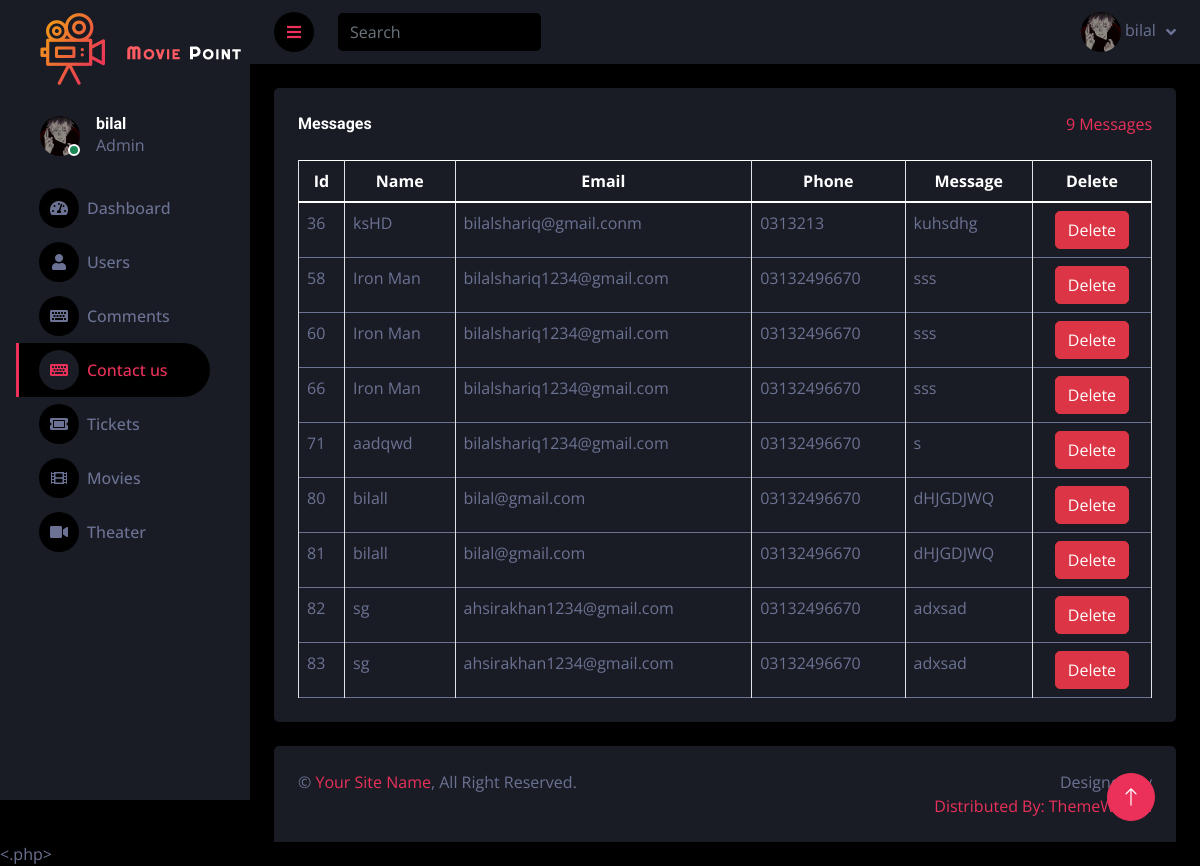
/dashboard/message.php (signed in), run on the app's committed database.
### tables this page shows
CREATE TABLE `messagebox` (
  `id` int(11) NOT NULL,
  `name` varchar(50) NOT NULL,
  `email` varchar(50) NOT NULL,
  `phone` varchar(50) NOT NULL,
  `message` varchar(300) NOT NULL
);

### dashboard/message.php (the view, shortened to what this page needs)
<!DOCTYPE HTML>
<html lang="zxx">
<head>
<?php
include "conect.php";
$sql = "SELECT * FROM `messagebox`";
$result = $connection->query($sql);
$sqll = "SELECT COUNT(*) as total_message FROM `messagebox`";
$result2 = $connection->query($sqll);
if ($result2->num_rows > 0) {
    $mes = $result2->fetch_assoc();
    } else {
    echo "0 Comments";
    }
?>
<?php
include 'conect.php';
$rows = mysqli_query($connection, "SELECT userimage FROM `login` WHERE username = '" . $_SESSION['username'] . "'");
?>
    <link href="https://cdnjs.cloudflare.com/ajax/libs/font-awesome/5.10.0/css/all.min.css" rel="stylesheet">
    <link href="https://cdn.jsdelivr.net/npm/bootstrap-icons@1.4.1/font/bootstrap-icons.css" rel="stylesheet">
    <link href="lib/owlcarousel/assets/owl.carousel.min.css" rel="stylesheet">
    <link href="lib/tempusdominus/css/tempusdominus-bootstrap-4.min.css" rel="stylesheet" />
    <link href="css/bootstrap.min.css" rel="stylesheet">
    <link href="css/style.css" rel="stylesheet">
</head>
<body>
    <div class="container-fluid position-relative d-flex p-0">
        <div class="sidebar pe-4 pb-3">
            <nav class="navbar bg-secondary navbar-dark">
                <a href="dashboard.php" class="navbar-brand mx-4 mb-3">
                    <h3 class="text-primary"><img src="./img/logo.png" alt=""></h3>
                </a>
                <div class="d-flex align-items-center ms-4 mb-4">
                    <div class="position-relative">
                        <?php
						while ($row = mysqli_fetch_assoc($rows)) {
							echo '<img class="rounded-circle" src="../images/' . $row['userimage'] . '" style="width: 40px;height: 40px; title="' . $row['userimage'] . '">';
						?>
                        <div class="bg-success rounded-circle border border-2 border-white position-absolute end-0 bottom-0 p-1"></div>
                    </div>
                    <div class="ms-3">
                        <h6 class="mb-0"><?php echo $_SESSION['username'];?></h6>
                        <span>Admin</span>
                    </div>
                </div>
                <div class="navbar-nav w-100">
                    <a href="dashboard.php" class="nav-item nav-link"><i class="fa fa-tachometer-alt me-2"></i>Dashboard</a>
                    <a href="Users.php" class="nav-item nav-link "><i class="fa fa-user me-2"></i>Users </a>
                    <a href="comments.php" class="nav-item nav-link"><i class="fa fa-keyboard me-2"></i>Comments</a>
                    <a href="message.php" class="nav-item nav-link active"><i class="fa fa-keyboard me-2"></i>Contact us</a>
                    <a href="ticket.php" class="nav-item nav-link"><i class="fa fa-ticket-alt me-2"></i>Tickets</a>
                    <a href="movies.php" class="nav-item nav-link"><i class="fa fa-film me-2"></i>Movies</a>
                    <a href="theater.php" class="nav-item nav-link"><i class="fa fa-video me-2"></i>Theater</a>
                    </div>
                </div>
        </div>
        <div class="content">
            <nav class="navbar navbar-expand bg-secondary navbar-dark sticky-top px-4 py-0">
                <a href="#" class="sidebar-toggler flex-shrink-0">
                    <i class="fa fa-bars"></i>
                </a>
                <form class="d-none d-md-flex ms-4">
                    <input class="form-control bg-dark border-0" type="search" placeholder="Search">
                </form>
                <div class="navbar-nav align-items-center ms-auto">
                <div class="nav-item dropdown">
                        <a href="#" class="nav-link dropdown-toggle" data-bs-toggle="dropdown">
                        <?php
							echo '<img class="rounded-circle" src="../images/' . $row['userimage'] . '" style="width: 40px;height: 40px; title="' . $row['userimage'] . '">';
						?>
                        <?php	} ?>
                            <span class="d-none d-lg-inline-flex"><?php echo $_SESSION['username'];?></span>
                        </a>
                    </div>
                </div>
            </nav>
            <div class="container-fluid pt-4 px-4">
                <div class="bg-secondary text-center rounded p-4">
                    <div class="d-flex align-items-center justify-content-between mb-4">
                        <h6 class="mb-0">Messages</h6>
                        <a href=""><?php echo "{$mes['total_message']}";?>&nbsp;Messages</a>
                    </div>
                    <div class="table-responsive">
                        <table class="table text-start align-middle table-bordered table-hover mb-0">
                            <thead>
                                <tr class="text-white">
                                    <th style="text-align: center" scope="col">Id</th>
                                    <th style="text-align: center" scope="col">Name</th>
                                    <th style="text-align: center" scope="col">Email</th>
                                    <th style="text-align: center" scope="col">Phone</th>
                                    <th style="text-align: center" scope="col">Message</th>
                                    <th style="text-align: center" scope="col">Delete</th>
                                </tr>
                            </thead>
                            <tbody>
                            <?php
                                if ($result->num_rows > 0) {
                                while ($row = $result->fetch_assoc()) {
                                ?>
                                <tr>
                                <td><?php echo $row['id']; ?></td>
                                <td><?php echo $row['name']; ?></td>
                                <td><?php echo $row['email']; ?></td>
                                <td><?php echo $row['phone']; ?></td>
                                <td><?php echo $row['message']; ?></td>
                                <td style="text-align:center;"><a class="btn btn-danger" href="delete.php?id=<?php echo $row['id']; ?>&table=messagebox">Delete</a></td>
                                </tr>
                                <?php
                                    }
                                    }
                                ?>
                            </tbody>
                        </table>
                    </div>
                </div>
            </div>
            <div class="container-fluid pt-4 px-4">
                <div class="bg-secondary rounded-top p-4">
                    <div class="row">
                        <div class="col-12 col-sm-6 text-center text-sm-start">
                            &copy; <a href="#">Your Site Name</a>, All Right Reserved.
                        </div>
                        <div class="col-12 col-sm-6 text-center text-sm-end">
                            Designed By <a href="https:/.phpcodex.com".php Codex</a>
                            <br>Distributed By: <a href="https://themewagon.com" target="_blank">ThemeWagon</a>
                        </div>
                    </div>
                </div>
            </div>
        </div>
        <a href="#" class="btn btn-lg btn-primary btn-lg-square back-to-top"><i class="bi bi-arrow-up"></i></a>
</body>

### dashboard/css/style.css (style rules this page uses)
:root { --primary: #eb315a; --secondary: #191C24; --light: #6C7293; --dark: #000000; }
.back-to-top { position: fixed; display: none; right: 45px; bottom: 45px; z-index: 99; }
.btn { transition: .5s; }
.btn-lg-square { width: 48px; height: 48px; }
.btn-square, .btn-sm-square, .btn-lg-square { padding: 0; display: inline-flex; align-items: center; justify-content: center; font-weight: normal; border-radius: 50px; }
.sidebar { position: fixed; top: 0; left: 0; bottom: 0; width: 250px; height: 100vh; overflow-y: auto; background: var(--secondary); transition: 0.5s; z-index: 999; }
.content { margin-left: 250px; min-height: 100vh; background: var(--dark); transition: 0.5s; }
@media (min-width: 992px) { .sidebar { margin-left: 0; } }
@media (min-width: 992px) { .content { width: calc(100% - 250px); } }
.sidebar .navbar .navbar-nav .nav-link { padding: 7px 20px; color: var(--light); font-weight: 500; border-left: 3px solid var(--secondary); border-radius: 0 30px 30px 0; outline: none; }
.sidebar .navbar .navbar-nav .nav-link:hover, .sidebar .navbar .navbar-nav .nav-link.active { color: var(--primary); background: var(--dark); border-color: var(--primary); }
.sidebar .navbar .navbar-nav .nav-link i { width: 40px; height: 40px; display: inline-flex; align-items: center; justify-content: center; background: var(--dark); border-radius: 40px; }
.sidebar .navbar .navbar-nav .nav-link:hover i, .sidebar .navbar .navbar-nav .nav-link.active i { background: var(--secondary); }
.content .navbar .navbar-nav .nav-link { margin-left: 25px; padding: 12px 0; color: var(--light); outline: none; }
.content .navbar .sidebar-toggler, .content .navbar .navbar-nav .nav-link i { width: 40px; height: 40px; display: inline-flex; align-items: center; justify-content: center; background: var(--dark); border-radius: 40px; }
.content .navbar .dropdown-toggle::after { margin-left: 6px; vertical-align: middle; border: none; content: "\f107"; font-family: "Font Awesome 5 Free"; font-weight: 900; transition: .5s; }

### data on the page
messagebox: id "36", name "ksHD", email "bilalshariq@gmail.conm", phone "0313213", message "kuhsdhg"
messagebox: id "58", name "Iron Man", email "bilalshariq1234@gmail.com", phone "03132496670", message "sss"
messagebox: id "60", name "Iron Man", email "bilalshariq1234@gmail.com", phone "03132496670", message "sss"
messagebox: id "66", name "Iron Man", email "bilalshariq1234@gmail.com", phone "03132496670", message "sss"
messagebox: id "71", name "aadqwd", email "bilalshariq1234@gmail.com", phone "03132496670", message "s"
messagebox: id "80", name "bilall", email "bilal@gmail.com", phone "03132496670", message "dHJGDJWQ"
messagebox: id "81", name "bilall", email "bilal@gmail.com", phone "03132496670", message "dHJGDJWQ"
messagebox: id "82", name "sg", email "ahsirakhan1234@gmail.com", phone "03132496670", message "adxsad"
messagebox: id "83", name "sg", email "ahsirakhan1234@gmail.com", phone "03132496670", message "adxsad"

### other printed values
$_SESSION['username'] "bilal"
$mes['total_message'] "9"
